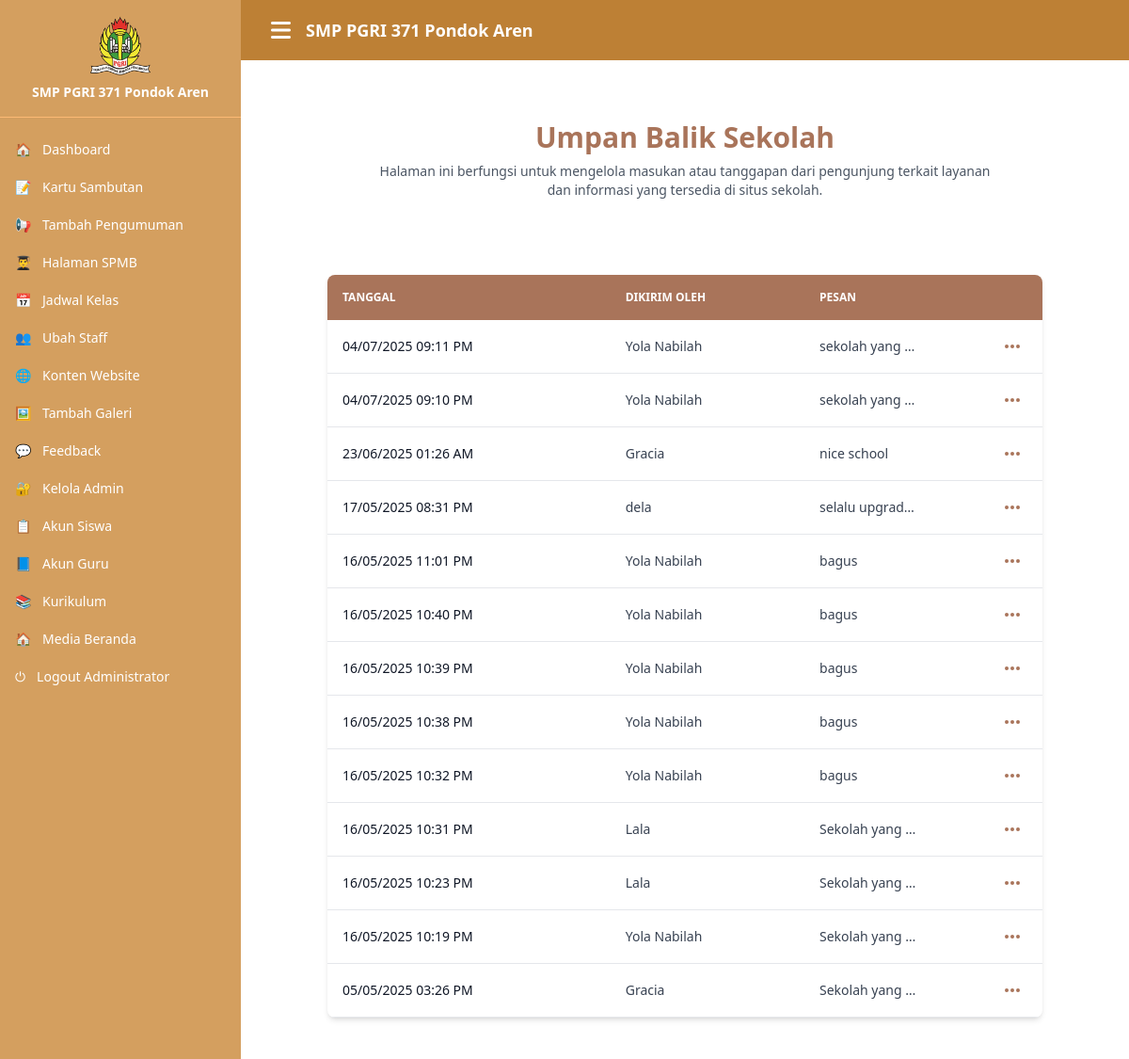
/admin/index.php?page=feedback (signed in), run on the app's committed database.
### tables this page shows
CREATE TABLE `contactfeedback` (
  `id` int(11) NOT NULL,
  `date` varchar(50) NOT NULL,
  `time` varchar(30) NOT NULL,
  `name` varchar(20) NOT NULL,
  `email` varchar(30) NOT NULL,
  `message` varchar(999) NOT NULL
);

### admin/feedback.php (the view, shortened to what this page needs)
<?php
include '../connection/database.php';
?>
<!DOCTYPE html>
<html lang="en">
<head>
</head>
<body class="bg-white">
    <section class="text-gray-600 body-font">
    <div class="container px-5 py-10 mx-auto">
        <div class="flex flex-col text-center w-full mb-5">
            <h1 class="text-3xl font-bold text-[#a9745a]">Umpan Balik Sekolah</h1>
                <p class="text-sm text-gray-600 mt-2 max-w-2xl mx-auto">
                Halaman ini berfungsi untuk mengelola masukan atau tanggapan dari pengunjung terkait layanan dan informasi yang tersedia di situs sekolah.
            </p>
        </div>
    </div>
</section>
    <section class="bg-white p-3 sm:p-5">
        <div class="mx-auto max-w-screen-xl px-4 lg:px-12">
            <div class="bg-white relative shadow-md sm:rounded-lg overflow-hidden">
                <div class="overflow-x-auto">
                    <table class="w-full text-sm text-left text-gray-700">
                        <thead class="text-xs text-white uppercase" style="background-color: #a9745a;">
                            <tr>
                                <th scope="col" class="px-4 py-4">Tanggal</th>
                                <th scope="col" class="px-4 py-3">Dikirim Oleh</th>
                                <th scope="col" class="px-4 py-3">Pesan</th>
                                <th scope="col" class="px-4 py-3"><span class="sr-only">Actions</span></th>
                            </tr>
                        </thead>
                        <tbody>
                            <?php
                            $feedbacks = mysqli_query($connection, "SELECT * FROM `contactfeedback` ORDER BY id DESC;");
                            while ($row = mysqli_fetch_assoc($feedbacks)) {
                                $feedbackId = $row['id'];
                                echo '
                                <tr class="border-b">
                                    <td class="px-4 py-3 font-medium text-gray-900 whitespace-nowrap">'.$row['date'].' '.$row['time'].'</td>
                                    <td class="px-4 py-3">'.$row['name'].'</td>
                                    <td class="px-4 py-3 max-w-[5rem] truncate">'.$row['message'].'</td>
                                    <td class="px-4 py-3 text-right">
                                        <button id="showOption'.$feedbackId.'" data-dropdown-toggle="option'.$feedbackId.'" class="p-1.5 text-[#a9745a] hover:[#a9745a]">
                                            <svg class="w-5 h-5" fill="currentColor" viewbox="0 0 20 20">
                                                <path d="M6 10a2 2 0 11-4 0 2 2 0 014 0zM12 10a2 2 0 11-4 0 2 2 0 014 0zM16 12a2 2 0 100-4 2 2 0 000 4z"/>
                                            </svg>
                                        </button>
                                        <div id="option'.$feedbackId.'" class="hidden z-10 w-44 bg-white rounded divide-y divide-gray-100 shadow">
                                            <ul class="py-1 text-sm text-gray-700" aria-labelledby="showOption'.$feedbackId.'">
                                                    <button type="button" data-modal-target="readProductModal'.$feedbackId.'" data-modal-toggle="readProductModal'.$feedbackId.'" class="flex w-full items-center py-2 px-4 hover:bg-gray-100">
                                                    </button>
                                                    '.$feedbackId.''.$feedbackId.'
                                            </ul>
                                        </div>
                                    </td>
                                </tr>
                                <div id="readProductModal'.$feedbackId.'" tabindex="-1" class="hidden fixed inset-0 z-50 flex items-center justify-center p-4 bg-black bg-opacity-50">
                                        <h2 class="text-lg font-semibold text-gray-900 mb-1">Dikirim Oleh: '.$row['name'].'</h2>
                                        <p class="text-sm text-gray-500 mb-4">'.$row['date'].' '.$row['time'].'</p>
                                        <p class="mb-2"><strong>Email:</strong> '.$row['email'].'</p>
                                        <p><strong>Pesan:</strong><br>'.$row['message'].'</p>
                                            <button data-modal-hide="readProductModal'.$feedbackId.'" class="bg-gray-300 hover:bg-gray-400 text-black px-4 py-2 rounded">Tutup</button>
                                </div>
                                <div id="deleteModal'.$feedbackId.'" tabindex="-1" class="hidden fixed inset-0 z-50 flex items-center justify-center p-4 bg-black bg-opacity-50">
                                        <input type="hidden" name="feedback_id" value="'.$feedbackId.'" />
                                            <button data-modal-hide="deleteModal'.$feedbackId.'" type="button" class="px-4 py-2 text-sm bg-gray-200 rounded hover:bg-gray-300">Batal</button>
                            </div>
                                ';
                            }
                            ?>
                        </tbody>
                    </table>
                </div>
            </div>
        </div>
    </section>
</body>
</html>

### admin/feedback.php (style rules this page uses)
body { background-color: #ffffff !important; }

### data on the page
contactfeedback: date "04/07/2025", time "09:11 PM", name "Yola Nabilah", message "sekolah yang…"
contactfeedback: date "04/07/2025", time "09:10 PM", name "Yola Nabilah", message "sekolah yang…"
contactfeedback: date "23/06/2025", time "01:26 AM", name "Gracia", message "nice school"
contactfeedback: date "17/05/2025", time "08:31 PM", name "dela", message "selalu upgrade…"
contactfeedback: date "16/05/2025", time "11:01 PM", name "Yola Nabilah", message "bagus"
contactfeedback: date "16/05/2025", time "10:40 PM", name "Yola Nabilah", message "bagus"
contactfeedback: date "16/05/2025", time "10:39 PM", name "Yola Nabilah", message "bagus"
contactfeedback: date "16/05/2025", time "10:38 PM", name "Yola Nabilah", message "bagus"
contactfeedback: date "16/05/2025", time "10:32 PM", name "Yola Nabilah", message "bagus"
contactfeedback: date "16/05/2025", time "10:31 PM", name "Lala", message "Sekolah yang…"
contactfeedback: date "16/05/2025", time "10:23 PM", name "Lala", message "Sekolah yang…"
contactfeedback: date "16/05/2025", time "10:19 PM", name "Yola Nabilah", message "Sekolah yang…"
contactfeedback: date "05/05/2025", time "03:26 PM", name "Gracia", message "Sekolah yang…"

### other printed values
$_SESSION["username"] "Administrator"
